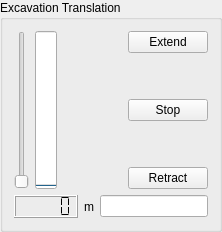
          <widget class="QGroupBox" name="groupBox_9">
           <property name="sizePolicy">
            <sizepolicy hsizetype="Preferred" vsizetype="Preferred">
             <horstretch>1</horstretch>
             <verstretch>1</verstretch>
            </sizepolicy>
           </property>
           <property name="focusPolicy">
            <enum>Qt::NoFocus</enum>
           </property>
           <property name="title">
            <string>Excavation Translation</string>
           </property>
           <layout class="QVBoxLayout" name="verticalLayout_17">
            <item>
             <layout class="QHBoxLayout" name="horizontalLayout_17">
              <item>
               <widget class="QSlider" name="slider_ExcavationTranslation">
                <property name="focusPolicy">
                 <enum>Qt::NoFocus</enum>
                </property>
                <property name="minimum">
                 <number>0</number>
                </property>
                <property name="maximum">
                 <number>100</number>
                </property>
                <property name="pageStep">
                 <number>1</number>
                </property>
                <property name="value">
                 <number>0</number>
                </property>
                <property name="orientation">
                 <enum>Qt::Vertical</enum>
                </property>
               </widget>
              </item>
              <item>
               <widget class="QProgressBar" name="progressBar_ExcavationTranslation">
                <property name="focusPolicy">
                 <enum>Qt::NoFocus</enum>
                </property>
                <property name="layoutDirection">
                 <enum>Qt::LeftToRight</enum>
                </property>
                <property name="maximum">
                 <number>100</number>
                </property>
                <property name="value">
                 <number>0</number>
                </property>
                <property name="textVisible">
                 <bool>true</bool>
                </property>
                <property name="orientation">
                 <enum>Qt::Vertical</enum>
                </property>
                <property name="textDirection">
                 <enum>QProgressBar::TopToBottom</enum>
                </property>
               </widget>
              </item>
              <item>
               <layout class="QVBoxLayout" name="verticalLayout_7">
                <item>
                 <widget class="LedIndicator" name="ledIndicator_ExcavationTranslationExtendLeft" native="true"/>
                </item>
                <item>
                 <spacer name="verticalSpacer_5">
                  <property name="orientation">
                   <enum>Qt::Vertical</enum>
                  </property>
                  <property name="sizeHint" stdset="0">
                   <size>
                    <width>20</width>
                    <height>40</height>
                   </size>
                  </property>
                 </spacer>
                </item>
                <item>
                 <widget class="LedIndicator" name="ledIndicator_ExcavationTranslationRetractLeft" native="true"/>
                </item>
               </layout>
              </item>
              <item>
               <layout class="QVBoxLayout" name="verticalLayout_8">
                <item>
                 <widget class="LedIndicator" name="ledIndicator_ExcavationTranslationExtendRight" native="true"/>
                </item>
                <item>
                 <spacer name="verticalSpacer_6">
                  <property name="orientation">
                   <enum>Qt::Vertical</enum>
                  </property>
                  <property name="sizeHint" stdset="0">
                   <size>
                    <width>20</width>
                    <height>40</height>
                   </size>
                  </property>
                 </spacer>
                </item>
                <item>
                 <widget class="LedIndicator" name="ledIndicator_ExcavationTranslationRetractRight" native="true"/>
                </item>
               </layout>
              </item>
              <item>
               <layout class="QVBoxLayout" name="verticalLayout_36">
                <item>
                 <widget class="QPushButton" name="pushButton_ExcavationTranslationExtend">
                  <property name="focusPolicy">
                   <enum>Qt::NoFocus</enum>
                  </property>
                  <property name="text">
                   <string>Extend</string>
                  </property>
                 </widget>
                </item>
                <item>
                 <spacer name="verticalSpacer_3">
                  <property name="orientation">
                   <enum>Qt::Vertical</enum>
                  </property>
                  <property name="sizeHint" stdset="0">
                   <size>
                    <width>20</width>
                    <height>40</height>
                   </size>
                  </property>
                 </spacer>
                </item>
                <item>
                 <widget class="QPushButton" name="pushButton_ExcavationTranslationStop">
                  <property name="focusPolicy">
                   <enum>Qt::NoFocus</enum>
                  </property>
                  <property name="text">
                   <string>Stop</string>
                  </property>
                 </widget>
                </item>
                <item>
                 <spacer name="verticalSpacer_8">
                  <property name="focusPolicy">
                   <enum>Qt::NoFocus</enum>
                  </property>
                  <property name="orientation">
                   <enum>Qt::Vertical</enum>
                  </property>
                  <property name="sizeHint" stdset="0">
                   <size>
                    <width>20</width>
                    <height>40</height>
                   </size>
                  </property>
                 </spacer>
                </item>
                <item>
                 <widget class="QPushButton" name="pushButton_ExcavationTranslationRetract">
                  <property name="focusPolicy">
                   <enum>Qt::NoFocus</enum>
                  </property>
                  <property name="text">
                   <string>Retract</string>
                  </property>
                 </widget>
                </item>
               </layout>
              </item>
             </layout>
            </item>
            <item>
             <layout class="QHBoxLayout" name="horizontalLayout_13">
              <item>
               <widget class="QLCDNumber" name="lcdNumber_ExcavationTranslation">
                <property name="focusPolicy">
                 <enum>Qt::NoFocus</enum>
                </property>
                <property name="smallDecimalPoint">
                 <bool>false</bool>
                </property>
                <property name="segmentStyle">
                 <enum>QLCDNumber::Flat</enum>
                </property>
                <property name="value" stdset="0">
                 <double>0.000000000000000</double>
                </property>
               </widget>
              </item>
              <item>
               <widget class="QLabel" name="label_16">
                <property name="focusPolicy">
                 <enum>Qt::NoFocus</enum>
                </property>
                <property name="text">
                 <string>m</string>
                </property>
               </widget>
              </item>
              <item>
               <widget class="IntEdit" name="lineEdit_ExcavationTranslation"/>
              </item>
             </layout>
            </item>
           </layout>
          </widget>
